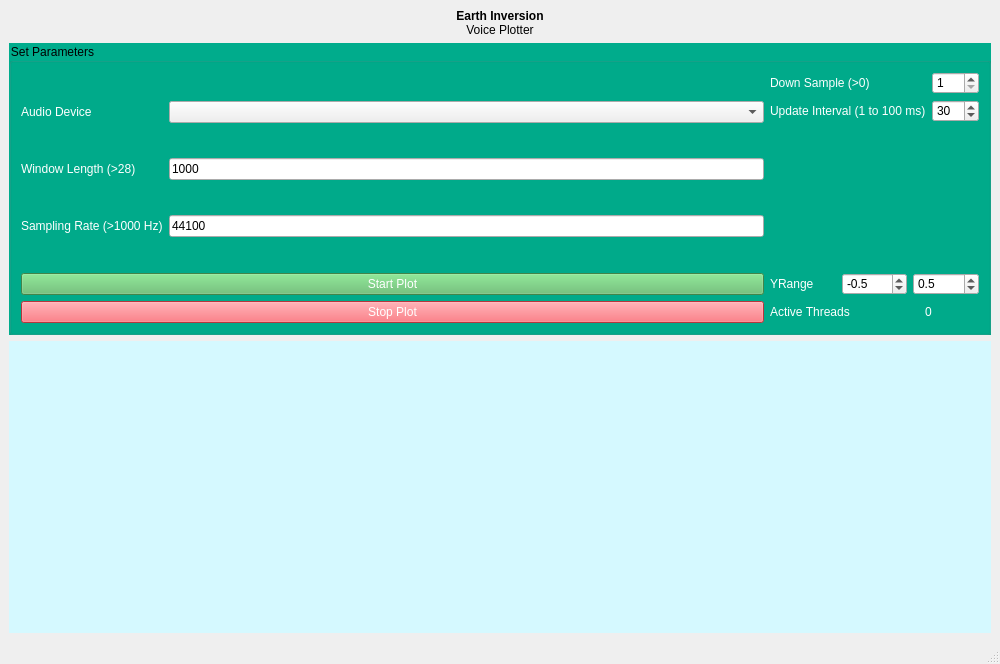
<?xml version="1.0" encoding="UTF-8"?>
<ui version="4.0">
 <class>MainWindow</class>
 <widget class="QMainWindow" name="MainWindow">
  <property name="geometry">
   <rect>
    <x>0</x>
    <y>0</y>
    <width>1000</width>
    <height>664</height>
   </rect>
  </property>
  <property name="windowTitle">
   <string>VoicePlotter</string>
  </property>
  <property name="styleSheet">
   <string notr="true"/>
  </property>
  <widget class="QWidget" name="centralwidget">
   <layout class="QGridLayout" name="gridLayout_5">
    <item row="0" column="0">
     <layout class="QGridLayout" name="gridLayout_4">
      <item row="2" column="1">
       <widget class="QWidget" name="widget" native="true">
        <property name="styleSheet">
         <string notr="true">background-color: rgb(213, 249, 255);</string>
        </property>
       </widget>
      </item>
      <item row="1" column="1">
       <widget class="QGroupBox" name="groupBox">
        <property name="styleSheet">
         <string notr="true">QGroupBox {
	background-color: rgb(0, 172, 140);
}

QLabel {
	color: white;
}</string>
        </property>
        <property name="title">
         <string>Set Parameters</string>
        </property>
        <layout class="QGridLayout" name="gridLayout_3">
         <item row="2" column="1">
          <layout class="QVBoxLayout" name="verticalLayout_2">
           <item>
            <layout class="QGridLayout" name="gridLayout_13">
             <item row="0" column="1">
              <widget class="QLabel" name="label_18">
               <property name="text">
                <string>0</string>
               </property>
               <property name="alignment">
                <set>Qt::AlignCenter</set>
               </property>
              </widget>
             </item>
             <item row="0" column="0">
              <widget class="QLabel" name="label_17">
               <property name="text">
                <string>Active Threads</string>
               </property>
              </widget>
             </item>
            </layout>
           </item>
          </layout>
         </item>
         <item row="1" column="1">
          <layout class="QGridLayout" name="gridLayout_10">
           <item row="0" column="0">
            <widget class="QLabel" name="label_12">
             <property name="text">
              <string>YRange</string>
             </property>
            </widget>
           </item>
           <item row="0" column="2">
            <widget class="QDoubleSpinBox" name="doubleSpinBox_yrangemax">
             <property name="decimals">
              <number>1</number>
             </property>
             <property name="maximum">
              <double>1.000000000000000</double>
             </property>
             <property name="singleStep">
              <double>0.100000000000000</double>
             </property>
             <property name="value">
              <double>0.500000000000000</double>
             </property>
            </widget>
           </item>
           <item row="0" column="1">
            <widget class="QDoubleSpinBox" name="doubleSpinBox_yrangemin">
             <property name="decimals">
              <number>1</number>
             </property>
             <property name="minimum">
              <double>-1.000000000000000</double>
             </property>
             <property name="maximum">
              <double>0.000000000000000</double>
             </property>
             <property name="singleStep">
              <double>0.100000000000000</double>
             </property>
             <property name="value">
              <double>-0.500000000000000</double>
             </property>
            </widget>
           </item>
          </layout>
         </item>
         <item row="0" column="1">
          <layout class="QVBoxLayout" name="verticalLayout">
           <item>
            <layout class="QGridLayout" name="gridLayout">
             <item row="0" column="1">
              <widget class="QSpinBox" name="spinBox_downsample">
               <property name="minimum">
                <number>1</number>
               </property>
               <property name="value">
                <number>1</number>
               </property>
              </widget>
             </item>
             <item row="1" column="1">
              <widget class="QSpinBox" name="spinBox_updateInterval">
               <property name="minimum">
                <number>1</number>
               </property>
               <property name="maximum">
                <number>100</number>
               </property>
               <property name="value">
                <number>30</number>
               </property>
              </widget>
             </item>
             <item row="0" column="0">
              <widget class="QLabel" name="label_5">
               <property name="text">
                <string>Down Sample (&gt;0)</string>
               </property>
              </widget>
             </item>
             <item row="1" column="0">
              <widget class="QLabel" name="label_6">
               <property name="text">
                <string>Update Interval (1 to 100 ms)</string>
               </property>
              </widget>
             </item>
             <item row="2" column="0">
              <spacer name="verticalSpacer_2">
               <property name="orientation">
                <enum>Qt::Vertical</enum>
               </property>
               <property name="sizeHint" stdset="0">
                <size>
                 <width>20</width>
                 <height>40</height>
                </size>
               </property>
              </spacer>
             </item>
            </layout>
           </item>
          </layout>
         </item>
         <item row="0" column="0">
          <layout class="QGridLayout" name="gridLayout_2">
           <item row="2" column="0">
            <widget class="QLabel" name="label_4">
             <property name="text">
              <string>Sampling Rate (&gt;1000 Hz)</string>
             </property>
            </widget>
           </item>
           <item row="0" column="1">
            <widget class="QComboBox" name="comboBox"/>
           </item>
           <item row="0" column="0">
            <widget class="QLabel" name="label_2">
             <property name="text">
              <string>Audio Device</string>
             </property>
            </widget>
           </item>
           <item row="1" column="0">
            <widget class="QLabel" name="label_3">
             <property name="text">
              <string>Window Length (&gt;28)</string>
             </property>
            </widget>
           </item>
           <item row="1" column="1">
            <widget class="QLineEdit" name="lineEdit">
             <property name="text">
              <string>1000</string>
             </property>
            </widget>
           </item>
           <item row="2" column="1">
            <widget class="QLineEdit" name="lineEdit_2">
             <property name="text">
              <string>44100</string>
             </property>
            </widget>
           </item>
          </layout>
         </item>
         <item row="1" column="0">
          <widget class="QPushButton" name="pushButton">
           <property name="styleSheet">
            <string notr="true">#pushButton {
	background-color: rgb(92, 186, 102);
	color: white;
}</string>
           </property>
           <property name="text">
            <string>Start Plot</string>
           </property>
          </widget>
         </item>
         <item row="2" column="0">
          <widget class="QPushButton" name="pushButton_2">
           <property name="styleSheet">
            <string notr="true">#pushButton_2 {
	background-color: rgb(255, 75, 85);
	color: white;
}</string>
           </property>
           <property name="text">
            <string>Stop Plot</string>
           </property>
          </widget>
         </item>
        </layout>
       </widget>
      </item>
      <item row="3" column="1">
       <spacer name="horizontalSpacer">
        <property name="orientation">
         <enum>Qt::Horizontal</enum>
        </property>
        <property name="sizeHint" stdset="0">
         <size>
          <width>778</width>
          <height>0</height>
         </size>
        </property>
       </spacer>
      </item>
      <item row="0" column="1">
       <widget class="QLabel" name="label">
        <property name="text">
         <string>&lt;strong&gt;Earth Inversion&lt;/strong&gt;&lt;br&gt; Voice Plotter</string>
        </property>
        <property name="alignment">
         <set>Qt::AlignCenter</set>
        </property>
       </widget>
      </item>
      <item row="2" column="0">
       <spacer name="verticalSpacer">
        <property name="orientation">
         <enum>Qt::Vertical</enum>
        </property>
        <property name="sizeHint" stdset="0">
         <size>
          <width>0</width>
          <height>40</height>
         </size>
        </property>
       </spacer>
      </item>
     </layout>
    </item>
   </layout>
  </widget>
  <widget class="QStatusBar" name="statusbar"/>
 </widget>
 <resources/>
 <connections/>
</ui>
